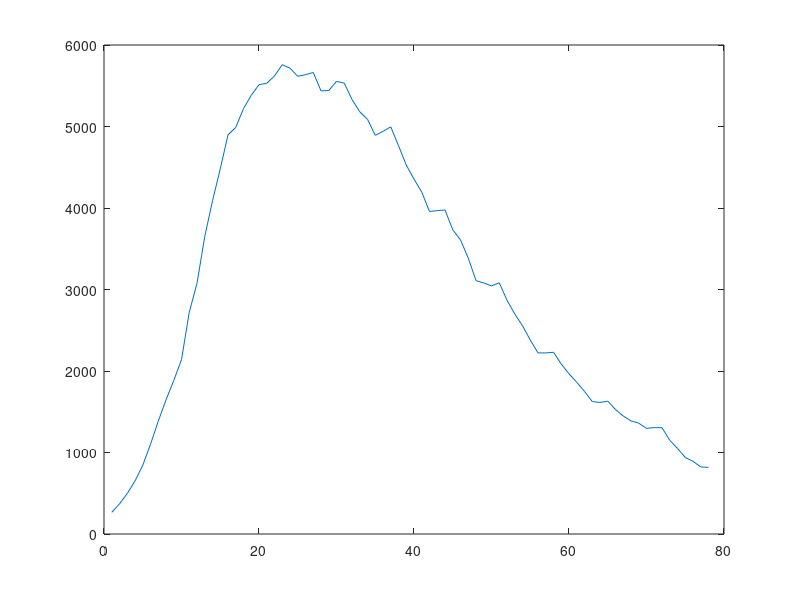

Write MATLAB code to recreate this figure. (Note: this script raises an error after producing the figure.)
clear all
close all
load('y.mat', 'y');
% Confinement
yc = y(1:78);%55 = 0.7 * 78 ///// 23 = 0.3*78
yc_train = yc(1:55);
yc_val = yc(56:end);
%Social distancing
ysd = y(79:139);% 43 = 0.7*62 ////// 19 = 0.3*62
ysd_train = ysd(1:43);
ysd_val = ysd(44:end);
%% 
%---------------------------------
% Confinement Mode
%--------------------------------
errorc_train = zeros(30,1);
errorc_val = zeros(30,1);
plot([yc_train;yc_val]); hold on;
for p = 1:30
[errorc_val(p), errorc_train(p)] = error(yc,yc_train, yc_val, p);
end
title('Confinement Mode Fitting and Prediction');
figure
plot(1:30, errorc_train);
title('Confinement Mode - Training error in function of p');
figure
plot(1:30, errorc_val);
title('Confinement Mode - Validation error in function of p');

%% 
%---------------------------------
% Social distancing Mode
%--------------------------------
errorsd_train = zeros(30,1);
errorsd_val = zeros(30,1);
plot([ysd_train;ysd_val]); hold on;
for p = 1:30
[errorsd_val(p), errorsd_train(p)] = error(ysd,ysd_train, ysd_val, p);
end
title('Social Distancing Mode Fitting and Prediction');

figure
plot(1:30, errorsd_train);
title('Social Distancing Mode - Training error in function of p');

figure
plot(1:30, errorsd_val);
title('Social Distancing Mode - Validation error in function of p');

%%
%-----------------------------------------
% Useful functions
%------------------------------------------
function [error_val, error_train] = error(y,y_train, y_val, p)
N = length(y_train)-1;

% Solve least squares prob
[alpha, y_train_p] = solveLeastSquares(y_train, p,N);

%Training Error
error_train = norm(y_train-y_train_p);

%Validation Error
ytemp = y(N+2-p:end);
ytemp2 = ytemp;
for t = p+1 : length(ytemp)
   ytemp(t) = alpha(1);
   for i = 2:p+1
      ytemp(t) = ytemp(t)+alpha(i)*ytemp2(t-i+1);
   end   
end
y_val_p = ytemp(p+1:end);
error_val = norm(y_val-y_val_p);

plot([y_train_p;y_val_p], 'DisplayName',strcat('p=', num2str(p))); hold on;
end

function [alpha, y_p] = solveLeastSquares(y,p,N)
A = zeros(N+1,p+1);
A(:,1) = 1;
for j = 1:p
    A(j+1:end,j+1) = y(1:end-j);
end
b=y;

%QR decomp
[Q,R] = qr(A);
Qprim = Q(:,1:p+1);
Rprim = R(1:p+1,:);
%TODO : backward substitution
alpha = Rprim\(Qprim'*b);

%model
y_p = A*alpha;
end
